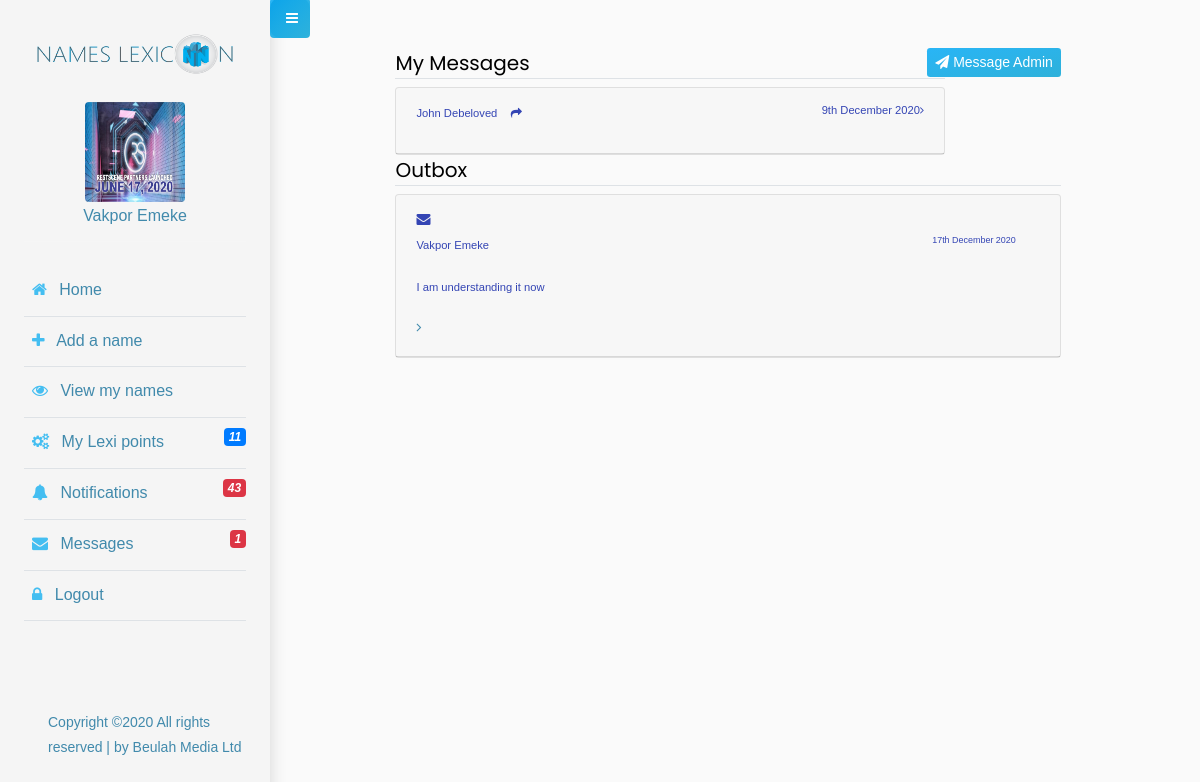
The page /user/?pg=msg (signed in) on the database its author committed.
### tables this page shows
CREATE TABLE `members` (
  `memId` int(10) NOT NULL,
  `fullName` varchar(200) NOT NULL,
  `gender` varchar(40) DEFAULT NULL,
  `dob` varchar(40) DEFAULT NULL,
  `profilePix` varchar(200) DEFAULT NULL,
  `email` varchar(100) NOT NULL,
  `pwd` varchar(200) NOT NULL,
  `lexiPoints` int(10) NOT NULL DEFAULT 0,
  `user_status` enum('1','0') NOT NULL DEFAULT '1',
  `date_created` datetime NOT NULL,
  `date_updated` datetime DEFAULT NULL
);

CREATE TABLE `messages` (
  `msgId` int(11) NOT NULL,
  `senderId` int(11) NOT NULL,
  `receiverId` int(11) NOT NULL,
  `msg` text NOT NULL,
  `msgTitle` varchar(200) NOT NULL,
  `replyMsgId` int(11) DEFAULT NULL,
  `readStatus` enum('0','1') NOT NULL DEFAULT '0',
  `createdAt` datetime NOT NULL,
  `readAt` datetime DEFAULT NULL
);

### api/userCtrl.php (called while the page is built, shortened)
<?php
require_once("messaging.php");
class User extends Database{
   public function getMemberDetails($email){
        $con        = self::con();
        $queryRow   = $con->query("SELECT * FROM `members` WHERE `email` ='$email'")->fetch_assoc();
        return  $queryRow;
   }
public function getTotalLexiPoints($email){
    $con   = self::con();
    $memId   = $this->getMemberDetails($email)['memId'];
    $query = $con->query("SELECT  SUM(`name`+`gender`+`n_usage`+`origin`+`history`+`meaning`+`pronounce`+`otherForms`) AS totalLexi FROM `lexipoints` WHERE `memId` ='$memId'");
    $row   = $query->fetch_assoc();
    $total = number_format($row['totalLexi'],0,".",",");
    return $total;
}
 }

### api/messaging.php (the view, shortened to what this page needs)
<?php
class Message extends Database{
public function getMemberDetailsById($uid){
    $con        = self::con();
    $queryRow   = $con->query("SELECT * FROM `members` WHERE `memId` ='$uid'")->fetch_assoc();
    return  $queryRow;
  }
   public function getAdminById($uid){
    $con        = self::con();
    $queryRow   = $con->query("SELECT * FROM `admins` WHERE `adminId` ='$uid'")->fetch_assoc();
    return  $queryRow;
}
private function getSenderName($sender_id){
      return $this->getAdminById($sender_id)['name'] ?? $this->getMemberDetailsById($sender_id)["fullName"];
}
public function getUserInbox($memId){
    $con     = self::con();
    $query   = $con->query("SELECT * FROM `messages` WHERE `receiverId`='$memId' ORDER BY `createdAt`");
    if($query){
        if($query->num_rows>0){
            $output ="";
            while($row = $query->fetch_assoc()){
                $output .='<div id="accordion" role="tablist" aria-multiselectable="true">
                            <div class="card">
                                <div class="card-header" role="tab" id="heading'.$row['msgId'].'">
                                <div class="mb-1">
                                    <a data-toggle="collapse" data-parent="#accordion" href="#collapse'.$row['msgId'].'" aria-expanded="false" aria-controls="collapseOne" class="collapsed">
                                        <p><small>'.$this->getSenderName($row['senderId']).' &nbsp; <i class="fa fa-share replyMsg ml-1" data-toggle="modal" data-target="#modal_aside_right_2"></i></small>
                                            <small class="float-right">'.date('jS F Y', strtotime($row['createdAt'])).'<i class="fa fa-angle-right" aria-hidden="true"></i></small>
                                        </p>
                                        <p>'.$row['msgTitle'].'</p>
                                    </a>
                                </div>
                                </div>
                                <div id="collapse'.$row['msgId'].'" class="collapse" role="tabpanel" aria-labelledby="heading'.$row['msgId'].'" aria-expanded="false">
                                <div class="card-body p-2"> '.$row['msg'].'</div>
                                </div>
                            </div>
                </div>';
            }
            echo $output ;
        }else{
            echo '<p> You have not received any message(s) yet</p>';
        }
    }
}
public function getuserOutBox($memId){
    $con     = self::con();
    $query   = $con->query("SELECT * FROM `messages` WHERE `senderId`='$memId' AND `replyMsgId`= '0' ORDER BY `createdAt`");
    if($query){
        if($query->num_rows>0){
            $output ="";
            while($row = $query->fetch_assoc()){
               $output .='<div id="accordion" role="tablist" aria-multiselectable="true">
               <div class="card">
                   <div class="card-header" role="tab" id="heading'.$row['msgId'].'">
                     <div class="mb-1">
                       <a data-toggle="collapse" data-parent="#accordion" href="#collapse'.$row['msgId'].'" aria-expanded="false" aria-controls="collapseOne" class="collapsed">
                         <i class="fa fa-envelope" aria-hidden="true"></i>
                           <p><small>'.$this->getSenderName($row['senderId']).'<small class="float-right mr-4">'.date('jS F Y', strtotime($row['createdAt'])).'</small></small></p>
                           <p><small>'.$row['msgTitle'].'</small></p>
                       </a>
                       <i class="fa fa-angle-right" aria-hidden="true"></i>
                     </div>
                   </div>
                   <div id="collapse'.$row['msgId'].'" class="collapse" role="tabpanel" aria-labelledby="heading'.$row['msgId'].'" aria-expanded="false">
                     <div class="card-block p-2"> '.$row['msg'].'</div>
                   </div>
                 </div>
               </div>';
           }
           echo $output ;
        }else{
            echo '<p> You have not sent out message(s) yet</p>';
        }
    }
}
    public function getTotalReceivedMessages($memId){
        $con     = self::con();
        $query   = $con->query("SELECT * FROM `messages` WHERE `receiverId` ='$memId'");
        echo  $query->num_rows ;
    }
}

### user/index.php (shortened to what this page needs)
<?php
   require_once("../api/userCtrl.php");
   require_once("../api/messaging.php");
   $msg   = new Message();
   $noty  = new Notification();
   $user->checkLoggedIn();
   $user->logOut();
?>
<!doctype html>
<html lang="en">
  <head>
		<link rel="stylesheet" href="https://maxcdn.bootstrapcdn.com/bootstrap/4.0.0/css/bootstrap.min.css">
		<link rel="stylesheet" href="https://stackpath.bootstrapcdn.com/font-awesome/4.7.0/css/font-awesome.min.css">
		<link rel="stylesheet" href="css/style.css">
		<link rel="stylesheet" href="https://cdn.datatables.net/1.10.22/css/dataTables.bootstrap4.min.css">
		<link rel="stylesheet" href="https://cdn.datatables.net/buttons/1.6.4/css/buttons.bootstrap4.min.css">
  </head>
  <body>
		<div class="wrapper d-flex align-items-stretch">
			<nav id="sidebar" class ="shadow" style ="color:#1f769ed7 !important;">
				<div class="custom-menu">
					<button type="button" id="sidebarCollapse" class="btn btn-primary"> <i class="fa fa-bars"></i>
					    <span class="sr-only">Toggle Menu</span> </button>
				</div>
		   <div class="p-4">
			<h6><a href="./" class="logo img-responsive"><img src="images/logo-outline.png" width="100%" height="60"/></a></h6>
	        <ul class="list-unstyled components mb-5">
			  <li class="text-center mb-4">
				<a href="./?pg=profile">
				 <img src="<?php  echo "./images/uploads/".$user->getMemberDetails($_SESSION["NL_USER_LIVE"])['profilePix'] ?? "./images/photo.jpg" ?>" style ="height:100px; width:100px;" class="rounded" alt="Profile Picture" /> <br/>
				 <?php echo $user->getMemberDetails($_SESSION["NL_USER_LIVE"])['fullName']; ?>
			   </a>
			  </li>
	          <li class="border-bottom lexiMenu"> <a href="./?pg=home"><span class="fa fa-home mx-2"></span>       Home  </a>           </li>
			  <li class="border-bottom lexiMenu"> <a href="./?pg=addName"><span class="fa fa-plus mx-2"></span>    Add a name </a>      </li>
			  <li class="border-bottom lexiMenu"> <a href="./?pg=viewNames"><span class="fa fa-eye mx-2"></span>   View my names </a>   </li>
			  <li class="border-bottom lexiMenu"> <a href="./?pg=lexipoints"><span class="fa fa-cogs mx-2"></span> My Lexi points <i class ="badge badge-primary float-right"><?php echo $user->getTotalLexiPoints($_SESSION["NL_USER_LIVE"]); ?></i> </a> </li>
			  <li class="border-bottom lexiMenu"> <a href="./?pg=notify"><span class="fa fa-bell mx-2"></span>     Notifications  <i class ="badge badge-danger float-right"><?php echo  $noty->getTotalNotification($user->getMemberDetails($_SESSION["NL_USER_LIVE"])['memId']); ?></i> </a> </li>
			  <li class="border-bottom lexiMenu"> <a href="./?pg=msg"><span class="fa fa-envelope mx-2"></span>    Messages       <i class ="badge badge-danger float-right"><?php $msg->getTotalReceivedMessages($user->getMemberDetails($_SESSION["NL_USER_LIVE"])['memId']); ?></i> </a> </li>
			  <li class="border-bottom lexiMenu"> <a href="./?pg=logout"><span class="fa fa-lock mx-2"></span>     Logout  </a>  </li>
	        </ul>
	        <div class="footer m-4" style ="color:#1f769ed7 !important;">
	        	<p>
				Copyright &copy;<spann id="dateHolder"></spann>
				All rights reserved | <i class="icon-heart" aria-hidden="true"></i>
				by <a href="https://nameslexicon.com" target="_blank">Beulah Media Ltd</a>
				</p>
	        </div>
	      </div>
    	</nav>
      <div id="content">
			<div class="row p-5 offset-md-1">
				<?php
					if(isset($_GET['pg'])){
						$pg   = $_GET['pg']; $page = "assets/temp/".$pg.".php";
					if(file_exists($page)){
							require_once($page);
						}
					}else{
						require_once("assets/temp/home.php");
					}
			   ?>
			</div>
		</div>
  </div>
  </body>
</html>

### rows shown on the page
members: profilePix (picture), fullName "Vakpor Emeke"
messages: senderId.name "John Debeloved", createdAt "9th December 2020"
messages: senderId.fullName "Vakpor Emeke", createdAt "17th December 2020", msgTitle "I am understanding it now"

### other values the page prints
$user->getTotalLexiPoints($_SESSION["NL_USER_LIVE"]) "11"
$query->num_rows "43"
$query->num_rows "1"
